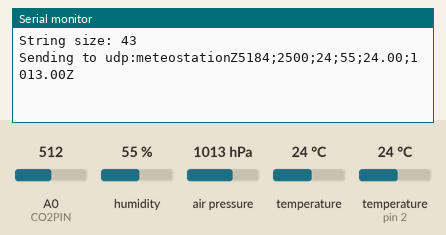
Recording of a sketch running on a simulated Arduino Uno, built with avr-gcc and run on an emulated ATmega328P. Shown: the last lines printed to the serial monitor. Inputs (shaded band) come from the test bench; at power-on: humidity 55 %, air pressure 1013 hPa, A0 (CO2PIN) = 512, temperature 24 °C, temperature (sensor on pin 2) 24 °C. Random numbers use the default seed unless the sketch sets one.

Above: at 5.8 s.
5.9 s: humidity set to 22 %
7.4 s: air pressure set to 952 hPa
8.9 s: A0 (CO2PIN) set to 716
10.4 s: temperature (sensor 0) set to 12 °C
At 11.1 s:
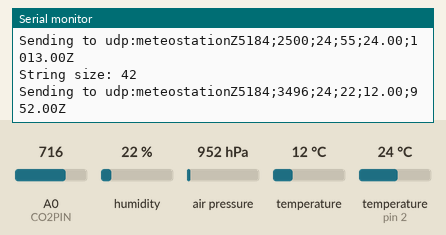
11.9 s: temperature (sensor on pin 2) set to 12 °C
13.4 s: A0 (CO2PIN) set to 992
At 15.84 s:
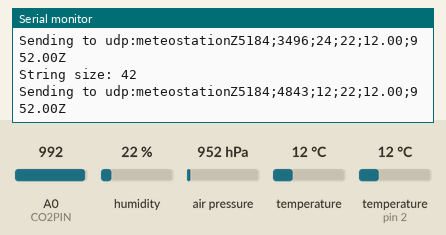

The sketch:

meteostation3.ino
```cpp
#include <EtherCard.h>
#include <SFE_BMP180.h>
#include <Wire.h>
#include "DHT.h"

//#define STATIC 1  // set to 1 to disable DHCP (adjust myip/gwip values below)
//
//#if STATIC
//// ethernet interface ip address
//static byte myip[] = { 192,168,1,150 };
//// gateway ip address
//static byte gwip[] = { 192,168,1,1 };
//#endif

// ethernet mac address - must be unique on your network
static byte mymac[] = { 0x74,0x69,0x69,0x2D,0x30,0x31 };

byte Ethernet::buffer[500]; // tcp/ip send and receive buffer

const int dstPort PROGMEM = 1234;
const int srcPort PROGMEM = 4321;

char response[100];

#define CO2PIN A0
#define DHTPIN 2

#define DHTTYPE DHT11

int runId, sensorValue=-1, temperature, humidity;
double pressure, temperature2;

DHT dht(DHTPIN, DHTTYPE);
SFE_BMP180 bmp;

void setup() {
  Serial.begin(57600);

  randomSeed(analogRead(2));
  runId = random(0,10000);

  if (ether.begin(sizeof Ethernet::buffer, mymac) == 0)
    Serial.println( "Failed to access Ethernet controller");
//#if STATIC
//  ether.staticSetup(myip, gwip);
//#else
//  if (!ether.dhcpSetup())
//    Serial.println("DHCP failed");
//#endif

  ether.printIp("IP:  ", ether.myip);
  ether.printIp("GW:  ", ether.gwip);
  ether.printIp("DNS: ", ether.dnsip);

  if (!bmp.begin()) {
    Serial.println("Could not find a valid BMP180 sensor, check wiring!");
  }

  dht.begin();
}

void loop() {
  delay(5000);

  readCO2();
  readDht11();
  readBmp180();

  String s = String("meteostationZ");
  s.concat(runId);
  s.concat(";");

  s.concat(sensorValue);
  s.concat(";");

  s.concat(temperature);
  s.concat(";");
  s.concat(humidity);
  s.concat(";");

  s.concat(temperature2);
  s.concat(";");
  s.concat(pressure);

  s.concat("Z");
  s.toCharArray(response, s.length()+1);

  Serial.print("String size: ");
  Serial.println(s.length());

  Serial.print("Sending to udp:");
  Serial.println(s);

  ether.sendUdp(response, s.length(), srcPort, ether.hisip, dstPort);
}

const int TRIES = 10;

void readCO2()
{
   sensorValue = 0;
   analogRead(CO2PIN);
   for (int i = 0; i < TRIES; i++)
   {
     sensorValue += analogRead(CO2PIN);
     delay(20);
   }
   sensorValue = (sensorValue*5000.0)/(1024.0*TRIES);
}

void readDht11(){

  humidity = dht.readHumidity();
  if (isnan(humidity)) {
    humidity = 0;
    Serial.println("Failed to read humidity from DHT sensor!");
  }

  temperature = dht.readTemperature();
  if (isnan(temperature)) {
    temperature = 0;
    Serial.println("Failed to read temperature from DHT sensor!");
  }
}

void readBmp180(){
  char status = bmp.startTemperature();
  if (status == 0){
    Serial.println("error starting temperature measurement");
    return;
  }

  delay(status);

  status = bmp.getTemperature(temperature2);
  if (status == 0){
    Serial.println("error retrieving temperature measurement\n");
    return;
  }

  status = bmp.startPressure(3);
  if (status == 0){
    Serial.println("error starting pressure measurement\n");
    return;
  }

  delay(status);

  status = bmp.getPressure(pressure,temperature2);

  if (status == 0){
    Serial.println("error retrieving pressure measurement\n");
    return;
  }
}
```

Measured:
- after the input at 10.4 s, the serial monitor: prints a new line after 0.12 s (image 1)
- after the input at 13.4 s, the serial monitor: prints a new line after 2.4 s (image 2)
